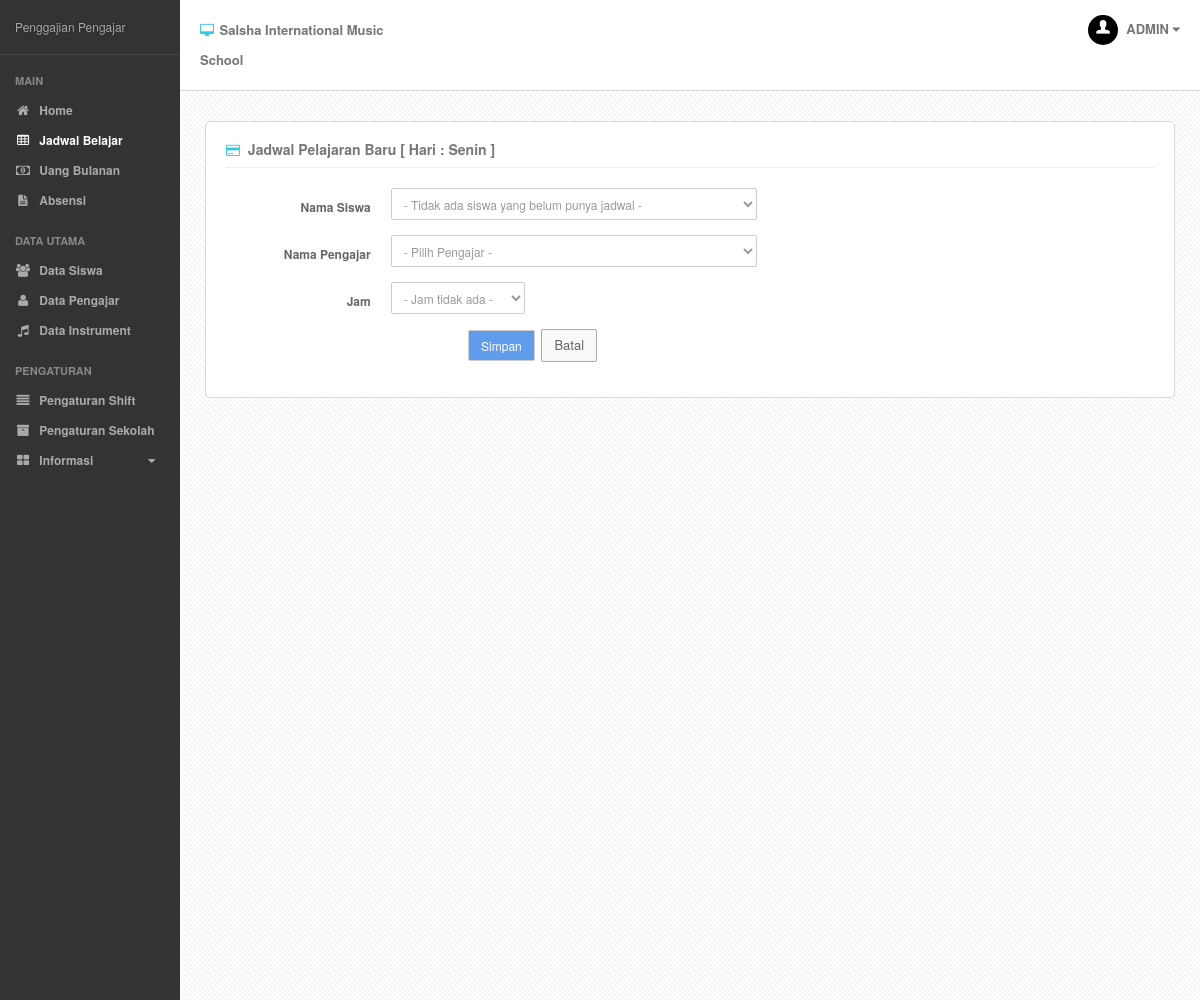
Screenshot of /?p=jadwal&sub=tambah&id=1 (signed in) with the database file from the repository.
### tables this page shows
CREATE TABLE IF NOT EXISTS `setting` (
  `nama_setting` varchar(20) NOT NULL DEFAULT '',
  `value` varchar(50) DEFAULT NULL,
  PRIMARY KEY (`nama_setting`)
);

### index.php (called while the page is built, shortened)
<?php
require('content/classes/mainClass.php');
$webApp = new webApp();
$webApp->createWebApp();
?>

### content/fungsi.php (called while the page is built, shortened)
<?php
	function selectHari($id){
		 $day = array("Senin","Selasa","Rabu","Kamis","Jumat","Sabtu","Minggu");
		 return $day[$id-1];
	}
?>

### content/classes/jadwalClass.php (called while the page is built, shortened)
<?php
	class jadwal extends dbController{
		function getShift($id){
			$sql = "SELECT * FROM shift WHERE id_hari = '$id' ORDER BY jam_mulai";
			$query = mysqli_query($this->conn, $sql) or die(mysqli_error($this->conn));
			$num_results = mysqli_num_rows($query);
			if ($num_results > 0){
				$i=0;
				while ($row = mysqli_fetch_array($query)){
					$dataShift[$i]['id_shift'] = $row[0];
					$dataShift[$i]['jam_mulai'] = $row[2];
					$dataShift[$i]['jam_akhir'] = $row[3];
					$i++;
				}
			}else{
				$dataShift = null;
			}
			return $dataShift;
		}
		function getSiswa(){
			$sql = "SELECT l.id_siswa, l.nama_siswa, l.id_instrument, m.nama_instrument FROM siswa l, instrument m WHERE l.id_instrument = m.id_instrument AND l.id_tingkat != 5 AND l.id_siswa NOT IN ( SELECT id_siswa FROM jadwal r )";
			$query = mysqli_query($this->conn, $sql) or die(mysqli_error($this->conn));
			$num_results = mysqli_num_rows($query);
			if ($num_results > 0){
				$i=0;
				while ($row = mysqli_fetch_array($query)){
					$dataSiswa[$i]['id_siswa'] = $row[0];
					$dataSiswa[$i]['nama_siswa'] = $row[1];
					$dataSiswa[$i]['id_instrument'] = $row[2];
					$dataSiswa[$i]['nama_instrument'] = $row[3];
					$i++;
				}
			}else{
				$dataSiswa= null;
			}
			return $dataSiswa;
		}
		function getPengajar(){
			$sql = "SELECT l.id_pengajar, l.nama_pengajar FROM pengajar l ORDER BY l.nama_pengajar ASC";
			$query = mysqli_query($this->conn, $sql) or die(mysqli_error($this->conn));
			$num_results = mysqli_num_rows($query);
			if ($num_results > 0){
				$i=0;
				while ($row = mysqli_fetch_array($query)){
					$dataPengajar[$i]['id_pengajar'] = $row[0];
					$dataPengajar[$i]['nama_pengajar'] = $row[1];
					$i++;
				}
			}else{
				$dataPengajar= null;
			}
			return $dataPengajar;
		}
	}
?>

### content/view/page/jadwal-tambah.php (the view, shortened to what this page needs)
<?php
require_once ('content/classes/jadwalClass.php');
require_once ('content/fungsi.php');
$jadwal= new jadwal();
$dataSiswa= $jadwal->getSiswa();
$dataPengajar= $jadwal->getPengajar();
$dataShift= $jadwal->getShift($_GET['id']);
?>
<div class="page-content">
	<div class="single-head">
		<h3 class="pull-left"><i class="fa fa-credit-card lblue"></i> Jadwal Pelajaran Baru [ Hari : <?php echo selectHari($_GET['id'])?> ]</h3>
		<div class="clearfix"></div>
	</div>
	<div class="page-grid">
		<div class="container">
			<div class="row">
				<div class="col-md-12">
					<div class="page-form">
						<form class="form-horizontal" role="form" action="content/proses.php?act=saveJadwal" method="post">
							<div class="form-group">
								<label for="name" class="control-label col-lg-2">Nama Siswa</label>
								<div class="col-lg-5">
									<select id="siswa" name="siswa" class="form-control">
										<?php
											if($dataSiswa === null){
												echo"<option>- Tidak ada siswa yang belum punya jadwal -</option>";
											}
										?>
										</select>
								</div>
							</div>
							<div class="form-group">
								<label for="telp" class="control-label col-lg-2">Nama Pengajar</label>
								<div class="col-lg-5">
									<select id="pengajar" name="pengajar" class="form-control">
										<?php
											if($dataPengajar === null){
												echo"<option>- Pengajar -</option>";
											}
											else {
												echo"<option value='0'>- Pilih Pengajar -</option>";
											}
										?>
										</select>
								</div>
							</div>
							<div class="form-group">
								<label for="telp" class="control-label col-lg-2">Jam</label>
								<div class="col-lg-2">
									<select id="shift" name="shift" class="form-control">
									<?php
										if($dataShift === null){
											echo"<option>- Jam tidak ada -</option>";
										}
									?>
									</select>
								</div>
							</div>
							<div class="form-group">
								<div class="col-lg-offset-3 col-lg-9">
									<input type="submit" class="btn btn-primary submit" value="Simpan"></input>&nbsp;
									<a href="?p=jadwal"><button type="button" class="btn btn-default">Batal</button></a>
								</div>
							</div>
						</form>
					</div>
				</div>
			</div>
		</div>
	</div>
</div>

### content/view/layout.php (shortened to what this page needs)
<!DOCTYPE html>
<html>
	<head>
		<link href="css/bootstrap.min.css" rel="stylesheet">
		<link href="css/font-awesome.min.css" rel="stylesheet">
		<link href="css/less-style.css" rel="stylesheet">
		<link href="css/bootstrap-timepicker.min.css" rel="stylesheet">
		<link href="css/style.css" rel="stylesheet">
	</head>
	<body>
	<?php
		$webApp = new webApp();
		$setting = new settingApps();
    ?>
		<div class="outer">
			<div class="sidebar">
				<div class="sidey">
					<div class="logo">
						<?php echo $setting->loadSetting('judul')?>
					</div>
					<div class="side-nav">
					</div>
				</div>
			</div>
			<div class="mainbar">
				<div class="main-head">
					<div class="container">
						<div class="row">
							<div class="col-md-3 col-sm-4 col-xs-6">
								<h2><i class="fa fa-desktop lblue"></i> <?php echo $setting->loadSetting('nama')?></h2>
							</div>
							<div class="col-md-3 col-sm-4 col-xs-6">
							</div>
							<div class="col-md-3 col-sm-4 hidden-xs">
							</div>
							<div class="col-md-3 hidden-sm hidden-xs">
								<div class="head-user dropdown pull-right">
									<a href="#" data-toggle="dropdown" id="profile">
										<img src="img/user.jpg" alt="" class="img-responsive img-circle"/>
										<?php
										if(isset($_SESSION['usernya'])){
											echo strtoupper($_SESSION['usernya']);
										}
										?>
										<i class="fa fa-caret-down"></i>
									</a>
								</div>
								<div class="clearfix"></div>
							</div>
						</div>
					</div>
				</div>
				<div class="main-content">
					<div class="container">
						<?php
							$webApp->loadContent();
						?>
					</div>
				</div>
			</div>
		</div>
	</body>
</html>

### css/less-style.css (style rules this page uses)
body { color: #666666; }
h1, h2, h3, h4, h5, h6 { color: #777777; }
a { color: #777777; }
.lblue { color: #32c8de; }
.btn.btn-default { background: #f9f9f9; color: #666666 !important; border: 1px solid #aaaaaa; }
.btn.btn-primary { background: #609cec; }
.sidebar { background: #333; }

### css/style.css (style rules this page uses)
body { font-size:12px; line-height:24px; -webkit-font-smoothing: antialiased; }
h1,h2,h3,h4,h5,h6 { font-weight:normal; margin:0px; padding:0px; }
h2 { font-size:25px; }
h3 { font-size:20px; }
a { text-decoration:none !important; }
form { margin:0px !important; }
form * { box-shadow:none !important; }
form input, form textarea, form select { font-size:12px !important; border-radius:2px !important; border:1px solid #ccc !important; }
form select { color: #9a9a9a !important; padding-left: 8px !important; }
form label { font-size:12px !important; }
.btn { border-radius:2px; text-decoration:none !important; outline:none !important; }
.outer { width:100%; background:#333; }
.sidebar { width:180px; min-height:800px; float:left; position:absolute; padding:0px; z-index:10000; color:#aaa; }
.sidebar .logo { padding:15px; border-bottom:1px solid #444; text-shadow:0px 0px 2px #222; }
.sidebar .side-nav { padding:20px 15px; padding-bottom:0px; }
.mainbar { position:relative; width:auto; min-height:1000px; margin-left:180px; background:#f7f7f7 url("../img/main-back.png") repeat; }
.mainbar .container { width:100%; max-width:100%; }
.main-head { background:#fff; padding:15px 10px; border-bottom: 1px solid #d8d8d8; }
.main-head h2 { font-size:13px; line-height:30px; font-weight:bold; }
.main-head h2 i { margin-right:2px; }
.main-head .head-user { font-size:13px; line-height:28px; font-weight:bold; }
.main-head .head-user img { max-width:30px; display:inline-block; margin-right:5px; }
.main-content { padding:30px 15px; }
.page-content { background:#fff; padding:20px; border:1px solid #d7d7d7; border-radius:5px; }
.page-content .single-head { padding-bottom:10px; margin-bottom:20px; border-bottom:1px solid #eee; }
.page-content .single-head h3 { font-size:14px; font-weight:bold; }
.page-content .single-head h3 i { font-size:13px; margin-right:4px; }

### rows the page displays
setting: value "Penggajian Pengajar"
setting: value "Salsha International Music School"

### other values shown
$title "MAIN DATA UTAMA PENGATURAN"
$title "Home Jadwal Belajar Uang Bulanan Absensi Data Siswa Data Pengajar Data Instrument Pengaturan Shift Pengaturan Sekolah"
$title "Informasi"
$_SESSION['usernya'] "ADMIN"
selectHari($_GET['id']) "Senin"
